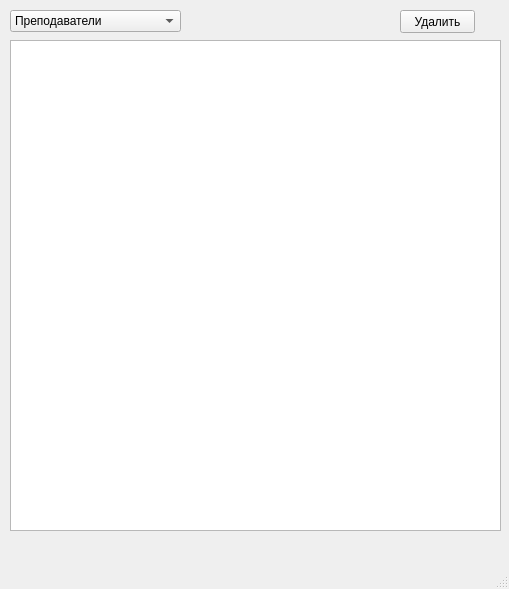
<?xml version="1.0" encoding="UTF-8"?>
<ui version="4.0">
 <class>WindowChange</class>
 <widget class="QMainWindow" name="WindowChange">
  <property name="geometry">
   <rect>
    <x>0</x>
    <y>0</y>
    <width>509</width>
    <height>589</height>
   </rect>
  </property>
  <property name="windowTitle">
   <string>MainWindow</string>
  </property>
  <widget class="QWidget" name="centralwidget">
   <widget class="QTableWidget" name="tableWidget">
    <property name="geometry">
     <rect>
      <x>10</x>
      <y>40</y>
      <width>491</width>
      <height>491</height>
     </rect>
    </property>
   </widget>
   <widget class="QComboBox" name="comboBox">
    <property name="geometry">
     <rect>
      <x>10</x>
      <y>10</y>
      <width>171</width>
      <height>22</height>
     </rect>
    </property>
    <item>
     <property name="text">
      <string>Преподаватели</string>
     </property>
    </item>
    <item>
     <property name="text">
      <string>Дисциплины</string>
     </property>
    </item>
    <item>
     <property name="text">
      <string>Доп. обязанности</string>
     </property>
    </item>
    <item>
     <property name="text">
      <string>Взвода</string>
     </property>
    </item>
   </widget>
   <widget class="QPushButton" name="deleteButton">
    <property name="geometry">
     <rect>
      <x>400</x>
      <y>10</y>
      <width>75</width>
      <height>23</height>
     </rect>
    </property>
    <property name="text">
     <string>Удалить</string>
    </property>
   </widget>
  </widget>
  <widget class="QMenuBar" name="menubar">
   <property name="geometry">
    <rect>
     <x>0</x>
     <y>0</y>
     <width>509</width>
     <height>21</height>
    </rect>
   </property>
  </widget>
  <widget class="QStatusBar" name="statusbar"/>
 </widget>
 <resources/>
 <connections/>
</ui>
